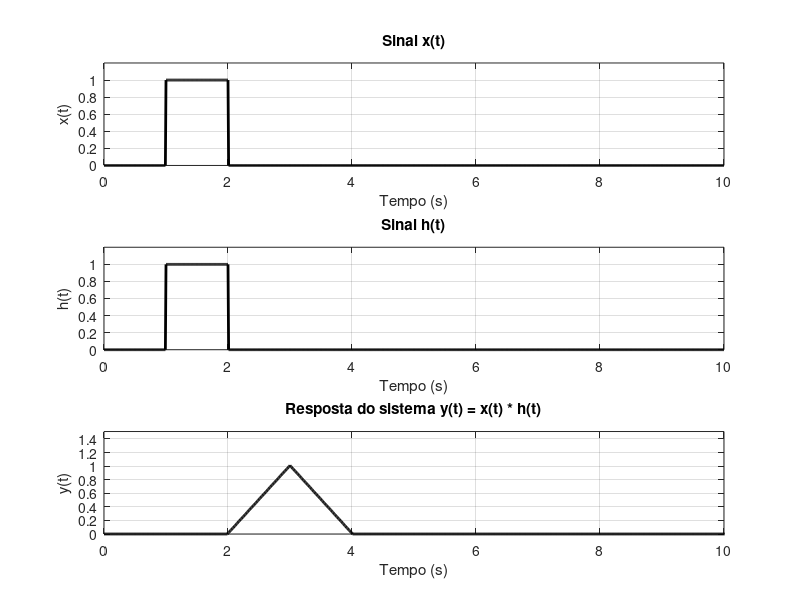

Reproduce this figure in MATLAB.
% Questão 3

clc;              
clear;           
close all;        

% Passo de tempo (resolução do vetor de tempo)
step = 0.01;

% Cria vetor de tempo de 0 a 10 com passo de 0.01, foi escolhido esse valor para ficar igual ao tempo dos gráficos do enunciado
t = 0:step:10;

% Inicializa vetor x(t) com zeros do mesmo tamanho de t
x = zeros(size(t));

% Define x(t) como um pulso retangular entre t = 1 e t = 2
x((t >= 1) & (t <= 2)) = 1;

% Inicializa vetor h(t) (resposta ao impulso) com zeros
h = zeros(size(t));

% Define h(t) com o mesmo formato de x(t), ou seja, também um retângulo de t = 1 até t = 2
h((t >= 1) & (t <= 2)) = 1;

% Plotando o sinal x(t)
figure;
subplot(3,1,1);                  
plot(t, x, 'k', 'LineWidth', 2); 
xlabel('Tempo (s)');
ylabel('x(t)');
title('Sinal x(t)');
grid on;                         
axis([0 10 0 1.2]);              

% Plotando o sinal h(t)
subplot(3,1,2);                  
plot(t, h, 'k', 'LineWidth', 2); % Sinal h(t), igual a x(t)
xlabel('Tempo (s)');
ylabel('h(t)');
title('Sinal h(t)');
grid on;
axis([0 10 0 1.2]);

% Realiza a convolução de x(t) com h(t) e multiplica pelo passo para manter escala temporal correta
y = conv(x, h) * step;

% Cria vetor de tempo para a saída y(t), que terá duração maior devido à convolução
ty = 0:step:(length(y)-1)*step;

% Plotando y(t) = x(t) * h(t), a resposta do sistema à entrada x(t)
subplot(3,1,3);
plot(ty, y, 'k', 'LineWidth', 2); % Plota o resultado da convolução
xlabel('Tempo (s)');
ylabel('y(t)');
title('Resposta do sistema y(t) = x(t) * h(t)');
grid on;
axis([0 10 0 max(y)+0.5]);       
